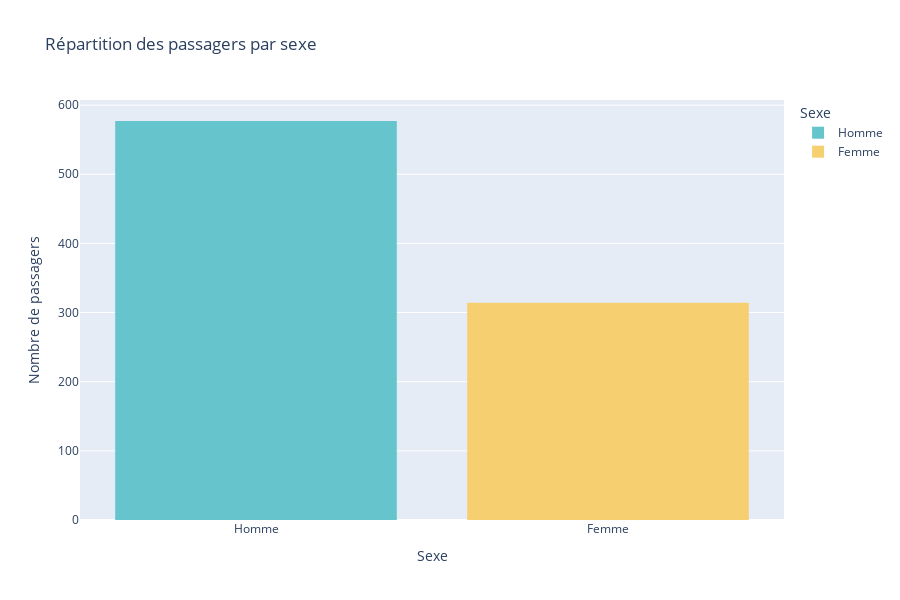

Notebook code cell kept with this figure:
### Code cell
# Compter le nombre d'hommes et de femmes sur le Titanic

# Créer une nouvelle colonne avec des labels explicites
df_train['Sex_label'] = df_train['Sex'].map({'male': 'Homme', 'female': 'Femme'})

# Afficher la répartition des passagers par sexe
fig = px.histogram(
    df_train,
    x='Sex_label',
    color='Sex_label',
    color_discrete_sequence=px.colors.qualitative.Pastel,
    labels={'Sex_label': 'Sexe'},
    title="Répartition des passagers par sexe",
)

# Ajouter le nombre de passagers par sexe
fig.update_layout(
    xaxis_title="Sexe",
    yaxis_title="Nombre de passagers",
    bargap=0.2,
    height=600
)

# Afficher le graphique
fig.show()

### Figure 1 — Plotly figure (JSON) as saved in the notebook; plotly's stock layout.template omitted (floating-point values rounded to 4 significant figures; data arrays with more than 128 entries replaced by an {"elided": "..."} marker saying what was removed)
{"data": [{"bingroup": "x", "hovertemplate": "Sexe=%{x}<br>count=%{y}<extra></extra>", "legendgroup": "Homme", "marker": {"color": "rgb(102, 197, 204)", "pattern": {"shape": ""}}, "name": "Homme", "orientation": "v", "showlegend": true, "type": "histogram", "x": {"elided": "577 str values"}, "xaxis": "x", "yaxis": "y"}, {"bingroup": "x", "hovertemplate": "Sexe=%{x}<br>count=%{y}<extra></extra>", "legendgroup": "Femme", "marker": {"color": "rgb(246, 207, 113)", "pattern": {"shape": ""}}, "name": "Femme", "orientation": "v", "showlegend": true, "type": "histogram", "x": {"elided": "314 str values"}, "xaxis": "x", "yaxis": "y"}], "layout": {"bargap": 0.2, "barmode": "relative", "height": 600, "legend": {"title": {"text": "Sexe"}, "tracegroupgap": 0}, "title": {"text": "Répartition des passagers par sexe"}, "xaxis": {"anchor": "y", "categoryarray": ["Homme", "Femme"], "categoryorder": "array", "domain": [0, 1], "title": {"text": "Sexe"}}, "yaxis": {"anchor": "x", "domain": [0, 1], "title": {"text": "Nombre de passagers"}}}}
